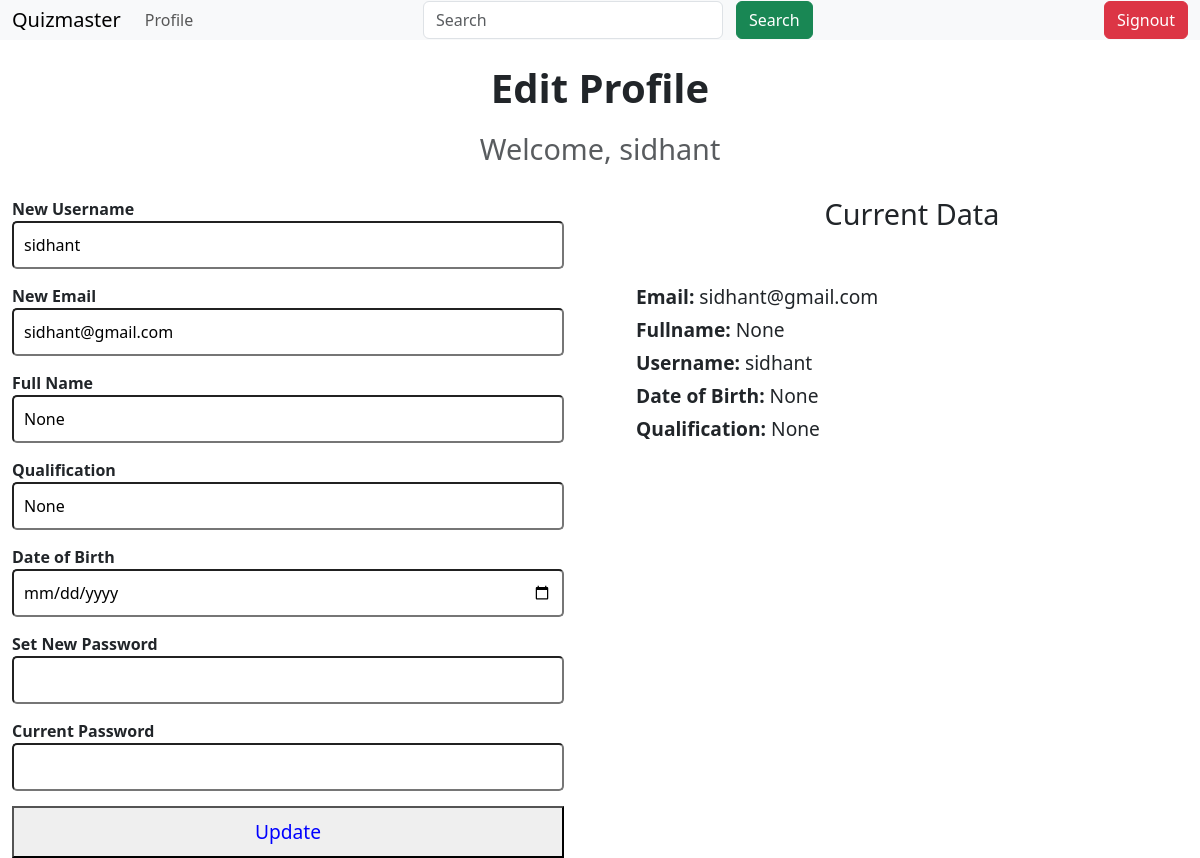
Screenshot of /profile (signed in) with the database file from the repository.
### models/models.py (models this page shows, shortened)
class User(db.Model):
    __tablename__ = "users"
    id = db.Column(db.Integer, primary_key=True)
    user_name=db.Column(db.String(30),unique=True,nullable=False)
    email = db.Column(db.String(50), nullable=False, unique=True)
    _password = db.Column("password", db.String(255), nullable=False)  # Store the hashed password here
    fullname = db.Column(db.String(80))
    qualification = db.Column(db.String(100))
    dob = db.Column(db.Date)
    isadmin = db.Column(db.Boolean, nullable=False, default=False)
    scores = db.relationship('Scores', back_populates='user', cascade="all, delete-orphan")
    @property
    def password(self):
        raise AttributeError('Password is not a readable attribute')
    @password.setter
    def password(self, password):
        self._password = generate_password_hash(password)  # Hash the password and store it in _password

### controllers/routes.py (the view)
@app.route('/profile')
@authcheck
def profile():
    user = User.query.get(session['user_id'])
    return render_template("profile.html", user=user)

### controllers/routes.py (called while the page is built)
def authcheck(func):
    @wraps(func)
    def wrapper(*args, **kwargs):
        if 'user_id' not in session:
            flash('Please login to access this page')
            return redirect(url_for('login'))
        return func(*args, **kwargs)
    return wrapper

### templates/profile.html (shortened to what this page needs)
{% extends 'layout.html' %}
{% block content %}
    {% include 'navbar.html' %}
    <br>
    <h1 class="text-center">Edit Profile</h1>
    <h2 class="text-center text-muted">Welcome, {{ user.user_name }}</h2>
    <div id="profile-panel" class="container">
        <div class="row">
            <div class="col-md-6">
                <form id="edit-profile-form" method="post">
                    <div class="form-group-custom">
                        <label for="user_name">New Username</label>
                        <input type="text" name="user_name" id="user_name" class="form-control-custom" value="{{ user.user_name }}" required>
                    </div>
                    <div class="form-group-custom">
                        <label for="email">New Email</label>
                        <input type="email" name="email" id="email" class="form-control-custom" required value="{{ user.email }}">
                    </div>
                    <div class="form-group-custom">
                        <label for="fullname">Full Name</label>
                        <input type="text" name="fullname" id="fullname" class="form-control-custom" value="{{ user.fullname }}">
                    </div>
                    <div class="form-group-custom">
                        <label for="qualification">Qualification</label>
                        <input type="text" name="qualification" id="qualification" class="form-control-custom" value="{{ user.qualification }}">
                    </div>
                    <div class="form-group-custom">
                        <label for="dob_str">Date of Birth</label>
                        <input type="date" name="dob" id="dob" class="form-control-custom" value="{{ user.dob }}">
                    </div>
                    <div class="form-group-custom">
                        <label for="password">Set New Password</label>
                        <input type="password" name="password" id="password" class="form-control-custom">
                    </div>
                    <div class="form-group-custom">
                        <label for="currentpassword">Current Password</label>
                        <input type="password" name="currentpassword" id="currentpassword" class="form-control-custom" required>
                    </div>
                    <button type="submit" class="btn-custom btn-primary btn-block-custom">Update</button>
                </form>
            </div>
            <div id="current-data-panel" class="col-md-6">
                <h2 class="text-center">Current Data</h2>
                <br>
                <h4><strong>Email:</strong>  {{ user.email }}</h4>
                <h4><strong>Fullname:</strong>  {{ user.fullname }}</h4>
                <h4><strong>Username:</strong>  {{ user.user_name }}</h4>
                <h4><strong>Date of Birth:</strong>  {{ user.dob }}</h4>
                <h4><strong>Qualification:</strong>  {{ user.qualification }}</h4>
            </div>
        </div>
    </div>
{% endblock %}

### rows the page displays
User: user_name "sidhant", email "sidhant@gmail.com", fullname "None", qualification "None", dob "None"
